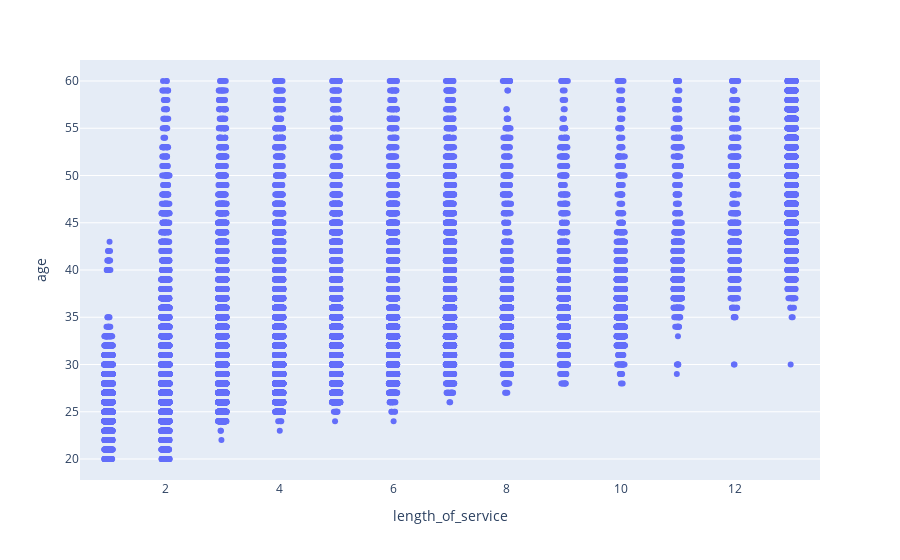

Notebook code cell kept with this figure:
### Code cell
px.strip(train, 'length_of_service','age')

### Figure 1 — Plotly figure (JSON) as saved in the notebook; plotly's stock layout.template omitted (floating-point values rounded to 4 significant figures; data arrays with more than 128 entries replaced by an {"elided": "..."} marker saying what was removed)
{"data": [{"alignmentgroup": "True", "boxpoints": "all", "fillcolor": "rgba(255,255,255,0)", "hoveron": "points", "hovertemplate": "length_of_service=%{x}<br>age=%{y}<extra></extra>", "legendgroup": "", "line": {"color": "rgba(255,255,255,0)"}, "marker": {"color": "#636efa"}, "name": "", "offsetgroup": "", "orientation": "v", "pointpos": 0, "showlegend": false, "type": "box", "x": {"elided": "54808 int values"}, "x0": " ", "xaxis": "x", "y": {"elided": "54808 int values"}, "y0": " ", "yaxis": "y"}], "layout": {"boxmode": "group", "legend": {"tracegroupgap": 0}, "margin": {"t": 60}, "xaxis": {"anchor": "y", "domain": [0, 1], "title": {"text": "length_of_service"}}, "yaxis": {"anchor": "x", "domain": [0, 1], "title": {"text": "age"}}}}
